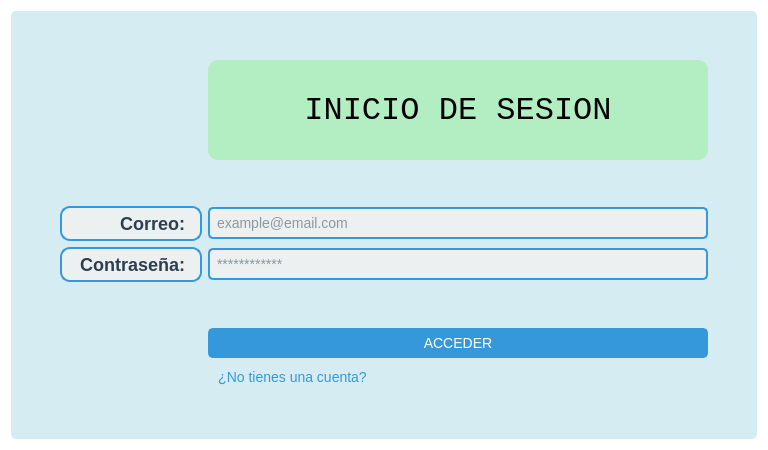
         <widget class="QWidget" name="page_inicioSesion">
          <property name="styleSheet">
           <string notr="true">QWidget{
background-color: rgb(255, 255, 255);
}</string>
          </property>
          <layout class="QHBoxLayout" name="horizontalLayout_11">
           <item>
            <widget class="QFrame" name="contenido_Inicio">
             <property name="styleSheet">
              <string notr="true">QFrame{
background-color: rgba(173, 216, 230, 0.5);
border-radius: 5px;
}
QLineEdit {
    border: 2px solid #3498db; /* Borde */
    border-radius: 5px; /* Radio de borde */
    padding: 5px; /* Espaciado interno */
    font-size: 14px; /* Tamaño de fuente */
    font-family: Arial, sans-serif; /* Fuente */
    color: #2c3e50; /* Color del texto */
    background-color: #ecf0f1; /* Color de fondo */
}

/* Estilo para QPushButton */
QPushButton {
    border: 2px solid #3498db; /* Borde */
    border-radius: 5px; /* Radio de borde */
    padding: 5px 10px; /* Espaciado interno */
    font-size: 14px; /* Tamaño de fuente */
    font-family: Arial, sans-serif; /* Fuente */
    color: #ffffff; /* Color del texto */
    background-color: #3498db; /* Color de fondo */
}

/* Estilo para QPushButton cuando se presiona */
QPushButton:pressed {
    background-color: #2980b9; /* Cambio de color al presionar */
}

/* Estilo para QPushButton cuando el cursor está encima */
QPushButton:hover {
    background-color: #2980b9; /* Cambio de color al pasar el cursor */
    border: 2px solid #2980b9; /* Cambio de borde al pasar el cursor */
}</string>
             </property>
             <property name="frameShape">
              <enum>QFrame::StyledPanel</enum>
             </property>
             <property name="frameShadow">
              <enum>QFrame::Raised</enum>
             </property>
             <layout class="QGridLayout" name="gridLayout_6">
              <item row="3" column="2">
               <widget class="QLineEdit" name="Correo_2">
                <property name="inputMask">
                 <string/>
                </property>
                <property name="placeholderText">
                 <string>example@email.com</string>
                </property>
               </widget>
              </item>
              <item row="1" column="2" alignment="Qt::AlignHCenter">
               <widget class="QLabel" name="label_titulo_2">
                <property name="minimumSize">
                 <size>
                  <width>500</width>
                  <height>100</height>
                 </size>
                </property>
                <property name="maximumSize">
                 <size>
                  <width>500</width>
                  <height>600</height>
                 </size>
                </property>
                <property name="font">
                 <font>
                  <family>Lucida Console</family>
                  <pointsize>24</pointsize>
                  <italic>false</italic>
                 </font>
                </property>
                <property name="styleSheet">
                 <string notr="true">	color: #000; /* Color del texto */
    padding: 10px; /* Padding */
    border-radius: 10px; /* Bordes redondeados */
background-color: rgba(144, 238, 144, 0.5);
border-color: rgb(170, 170, 255);</string>
                </property>
                <property name="text">
                 <string>INICIO DE SESION</string>
                </property>
                <property name="alignment">
                 <set>Qt::AlignCenter</set>
                </property>
               </widget>
              </item>
              <item row="6" column="2">
               <widget class="QPushButton" name="acceder_2">
                <property name="text">
                 <string>ACCEDER</string>
                </property>
               </widget>
              </item>
              <item row="4" column="1">
               <widget class="QLabel" name="label_password_2">
                <property name="styleSheet">
                 <string notr="true">color: #2c3e50; /* Color del texto */
    font-size: 18px; /* Tamaño de fuente */
    font-weight: bold; /* Negrita */
    font-family: Arial, sans-serif; /* Fuente */
    background-color: #ecf0f1; /* Color de fondo */
    border: 2px solid #3498db; /* Borde */
    border-radius: 10px; /* Radio de borde */
    padding: 5px 10px; /* Espaciado interno */</string>
                </property>
                <property name="text">
                 <string>Contraseña:</string>
                </property>
                <property name="alignment">
                 <set>Qt::AlignRight|Qt::AlignTrailing|Qt::AlignVCenter</set>
                </property>
               </widget>
              </item>
              <item row="5" column="2">
               <spacer name="verticalSpacer_5">
                <property name="orientation">
                 <enum>Qt::Vertical</enum>
                </property>
                <property name="sizeHint" stdset="0">
                 <size>
                  <width>20</width>
                  <height>40</height>
                 </size>
                </property>
               </spacer>
              </item>
              <item row="3" column="3">
               <spacer name="horizontalSpacer_5">
                <property name="orientation">
                 <enum>Qt::Horizontal</enum>
                </property>
                <property name="sizeHint" stdset="0">
                 <size>
                  <width>40</width>
                  <height>20</height>
                 </size>
                </property>
               </spacer>
              </item>
              <item row="0" column="2">
               <spacer name="verticalSpacer_6">
                <property name="orientation">
                 <enum>Qt::Vertical</enum>
                </property>
                <property name="sizeHint" stdset="0">
                 <size>
                  <width>20</width>
                  <height>40</height>
                 </size>
                </property>
               </spacer>
              </item>
              <item row="8" column="2">
               <spacer name="verticalSpacer_7">
                <property name="orientation">
                 <enum>Qt::Vertical</enum>
                </property>
                <property name="sizeHint" stdset="0">
                 <size>
                  <width>20</width>
                  <height>40</height>
                 </size>
                </property>
               </spacer>
              </item>
              <item row="4" column="2">
               <widget class="QLineEdit" name="password_2">
                <property name="echoMode">
                 <enum>QLineEdit::Password</enum>
                </property>
                <property name="placeholderText">
                 <string>************</string>
                </property>
               </widget>
              </item>
              <item row="2" column="2">
               <spacer name="verticalSpacer_8">
                <property name="orientation">
                 <enum>Qt::Vertical</enum>
                </property>
                <property name="sizeHint" stdset="0">
                 <size>
                  <width>20</width>
                  <height>40</height>
                 </size>
                </property>
               </spacer>
              </item>
              <item row="3" column="1" alignment="Qt::AlignLeft">
               <widget class="QLabel" name="label_correo_2">
                <property name="minimumSize">
                 <size>
                  <width>142</width>
                  <height>0</height>
                 </size>
                </property>
                <property name="maximumSize">
                 <size>
                  <width>100</width>
                  <height>16777215</height>
                 </size>
                </property>
                <property name="font">
                 <font>
                  <family>Arial</family>
                  <pointsize>-1</pointsize>
                  <bold>true</bold>
                 </font>
                </property>
                <property name="layoutDirection">
                 <enum>Qt::RightToLeft</enum>
                </property>
                <property name="styleSheet">
                 <string notr="true">color: #2c3e50; /* Color del texto */
    font-size: 18px; /* Tamaño de fuente */
    font-weight: bold; /* Negrita */
    font-family: Arial, sans-serif; /* Fuente */
    background-color: #ecf0f1; /* Color de fondo */
    border: 2px solid #3498db; /* Borde */
    border-radius: 10px; /* Radio de borde */
    padding: 5px 10px; /* Espaciado interno */</string>
                </property>
                <property name="text">
                 <string>Correo:</string>
                </property>
                <property name="alignment">
                 <set>Qt::AlignRight|Qt::AlignTrailing|Qt::AlignVCenter</set>
                </property>
               </widget>
              </item>
              <item row="3" column="0">
               <spacer name="horizontalSpacer_6">
                <property name="orientation">
                 <enum>Qt::Horizontal</enum>
                </property>
                <property name="sizeHint" stdset="0">
                 <size>
                  <width>40</width>
                  <height>20</height>
                 </size>
                </property>
               </spacer>
              </item>
              <item row="4" column="3">
               <spacer name="horizontalSpacer_7">
                <property name="orientation">
                 <enum>Qt::Horizontal</enum>
                </property>
                <property name="sizeHint" stdset="0">
                 <size>
                  <width>40</width>
                  <height>20</height>
                 </size>
                </property>
               </spacer>
              </item>
              <item row="7" column="2" alignment="Qt::AlignLeft">
               <widget class="QPushButton" name="Registrarse">
                <property name="styleSheet">
                 <string notr="true">QPushButton#Registrarse {
    border: none; /* Sin borde */
    padding: 5px 10px; /* Espaciado interno */
    font-size: 14px; /* Tamaño de fuente */
    font-family: Arial, sans-serif; /* Fuente */
    ; /* Color del texto */
	color: #3498db;
    background-color: transparent; /* Fondo transparente */
}

/* Estilo para el botón cuando el cursor está encima */
QPushButton#Registrarse:hover {
     /* Cambio de color de letra al pasar el cursor */
	color: rgb(0, 255, 255);
}

/* Estilo para el botón cuando se presiona */
QPushButton#Registrarse:pressed {
    color: #2c3e50; /* Cambio de color de letra al presionar */
}</string>
                </property>
                <property name="text">
                 <string>¿No tienes una cuenta?</string>
                </property>
               </widget>
              </item>
             </layout>
            </widget>
           </item>
          </layout>
         </widget>
